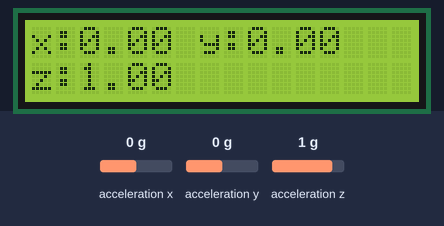
The sketch below on a simulated Arduino Uno, built with avr-gcc and run on an emulated ATmega328P. On the bench: 16×2 character LCD. Wiring (inferred from the names in the program): MMA8452 accelerometer at I2C address 0x1C. The test bench sets the inputs (shaded band); at power-on: acceleration x 0 g, acceleration y 0 g, acceleration z 1 g. What the sketch prints to the serial monitor is not drawn.

Above: at 1.2 s.
1.3 s: acceleration x set to -1.4 g
At 2.6 s:
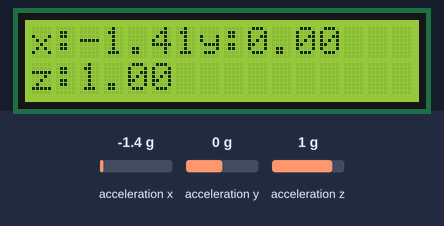
3.1 s: acceleration y set to -1.4 g
At 4.3 s:
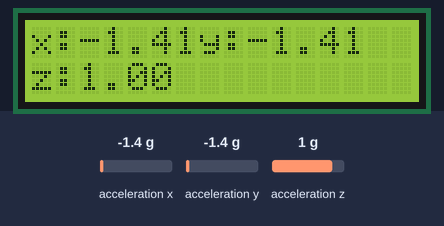
4.6 s: acceleration z set to -1.4 g
At 5.3 s:
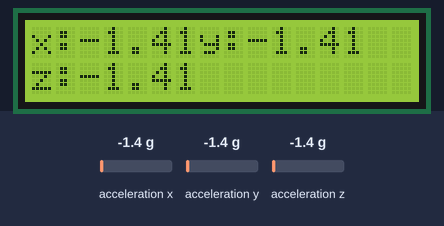
6.2 s: acceleration x set to -0.8 g
At 7.3 s:
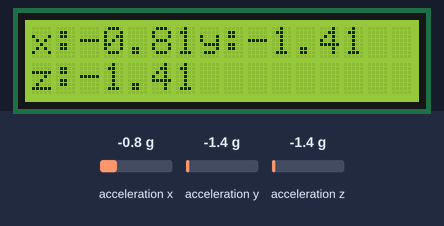
7.8 s: acceleration y set to -0.8 g
At 8.1 s:
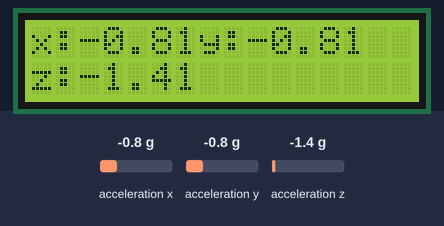
Timing chart, 0 to 10.3 s (numbered marks = the images above; inputs shaded):
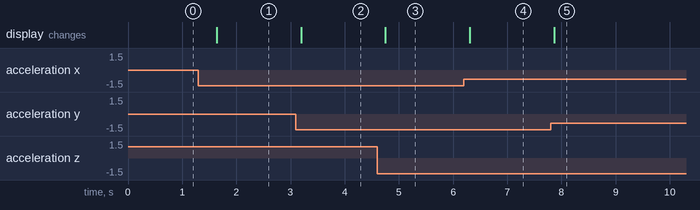

The sketch:

Workshop2.ino
```cpp
// import libraries
#include <Wire.h>
#include "i2c.h"
#include "i2c_MMA8451.h"
#include <LiquidCrystal_I2C.h>

LiquidCrystal_I2C lcd(0x27, 16, 2); // Initialize LCD Screen
MMA8451 mma8451;                    // Initialize MMA8451

void setup()
{
    Serial.begin(9600);
    // Initialize MMA8451
    Serial.print("Probe MMA8451: ");
    if (mma8451.initialize())
        Serial.println("Sensor found!");
    else
    {
        Serial.println("Sensor missing");
        while (1)
        {
        };
    }

    // Setting LCD Screen
    lcd.begin();
    lcd.backlight();
    lcd.setCursor(0, 0);
    lcd.print("x:");
    lcd.setCursor(7, 0);
    lcd.print("y:");
    lcd.setCursor(0, 1);
    lcd.print("z:");
}

void loop()
{
    static float xyz_g[3];

    mma8451.getMeasurement(xyz_g); // getting x y z data by library
    // Printing x y z data to Serial Monitor and LCD Screen
    Serial.print(" X: ");
    Serial.print(xyz_g[0], 2);
    lcd.setCursor(2, 0);
    lcd.print(xyz_g[0], 2);
    Serial.print(" \tY: ");
    Serial.print(xyz_g[1], 2);
    lcd.setCursor(9, 0);
    lcd.print(xyz_g[1], 2);
    Serial.print(" \tZ: ");
    Serial.print(xyz_g[2], 2);
    lcd.setCursor(2, 1);
    lcd.print(xyz_g[2], 2);
    Serial.println("");
    delay(500);
}
```

Measured:
- after the input at 1.3 s, the display: changes after 0.34 s (image 1)
- after the input at 3.1 s, the display: changes after 0.09 s (image 2)
- after the input at 4.6 s, the display: changes after 0.15 s (image 3)
- after the input at 6.2 s, the display: changes after 0.11 s (image 4)
- after the input at 7.8 s, the display: changes after 0.06 s (image 5)
